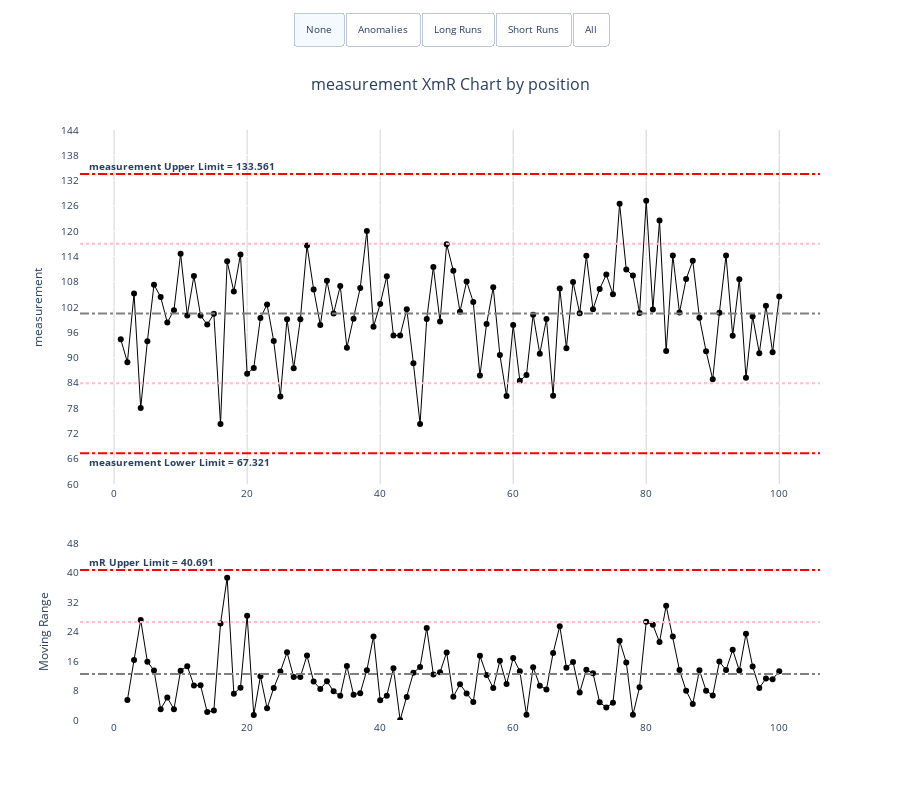

Notebook cell for this chart:
### Code cell
# Numeric example
numeric_data = pd.DataFrame({
    'position': range(1, 101),
    'measurement': np.random.normal(100, 10, 100)
})

xmr_numeric = xmr.XmR(
    data=numeric_data,
    x_ser_name='position',
    y_ser_name='measurement',
    x_type='numeric',
    chart_height=800,
    # period_breaks=[40, 45],
)

xmr_numeric.xmr_chart

### Figure 1 — Plotly figure (JSON) as saved in the notebook; plotly's stock layout.template omitted (floating-point values rounded to 4 significant figures; data arrays with more than 128 entries replaced by an {"elided": "..."} marker saying what was removed)
{"data": [{"customdata": {"elided": "100x2 float values"}, "hovertemplate": "<b>Position:</b> %{x}<br><b>Value:</b> %{y:,.2f}<br><b>Mean:</b>%{customdata[0]:,.2f}<br><extra></extra>", "line": {"color": "black", "width": 1}, "marker": {"color": "black", "size": 6}, "mode": "lines+markers", "name": "measurement", "type": "scatter", "x": [1, 2, 3, 4, 5, 6, 7, 8, 9, 10, 11, 12, 13, 14, 15, 16, 17, 18, 19, 20, 21, 22, 23, 24, 25, 26, 27, 28, 29, 30, 31, 32, 33, 34, 35, 36, 37, 38, 39, 40, 41, 42, 43, 44, 45, 46, 47, 48, 49, 50, 51, 52, 53, 54, 55, 56, 57, 58, 59, 60, 61, 62, 63, 64, 65, 66, 67, 68, 69, 70, 71, 72, 73, 74, 75, 76, 77, 78, 79, 80, 81, 82, 83, 84, 85, 86, 87, 88, 89, 90, 91, 92, 93, 94, 95, 96, 97, 98, 99, 100], "xaxis": "x", "y": [94.32, 88.9, 105.2, 78.05, 93.88, 107.3, 104.4, 98.31, 101.2, 114.6, 100.0, 109.4, 99.97, 97.83, 100.4, 74.22, 112.8, 105.7, 114.4, 86.16, 87.54, 99.42, 102.6, 93.91, 80.78, 99.12, 87.46, 99.1, 116.6, 106.2, 97.75, 108.2, 100.5, 107.0, 92.35, 99.22, 106.5, 120.0, 97.34, 102.7, 109.3, 95.24, 95.23, 101.5, 88.66, 74.26, 99.17, 111.5, 98.56, 116.9, 110.6, 100.9, 108.1, 103.2, 85.74, 97.97, 106.7, 90.61, 80.87, 97.7, 84.48, 85.87, 100.2, 90.88, 99.13, 80.97, 106.4, 92.21, 107.9, 100.5, 114.1, 101.5, 106.3, 109.7, 105.0, 126.5, 110.9, 109.5, 100.5, 127.2, 101.4, 122.5, 91.54, 114.2, 100.7, 108.6, 113.0, 99.46, 91.5, 84.83, 100.7, 114.2, 95.19, 108.6, 85.22, 99.76, 91.05, 102.3, 91.27, 104.5], "yaxis": "y"}, {"customdata": {"elided": "100x2 float values"}, "hovertemplate": "<b>Position:</b> %{x}<br><b>Range:</b> %{y:,.2f}<br><b>Mean:</b>%{customdata[0]:,.2f}<br><extra></extra>", "line": {"color": "black", "width": 1}, "marker": {"color": "black", "size": 6}, "mode": "lines+markers", "name": "Moving Range", "type": "scatter", "x": [1, 2, 3, 4, 5, 6, 7, 8, 9, 10, 11, 12, 13, 14, 15, 16, 17, 18, 19, 20, 21, 22, 23, 24, 25, 26, 27, 28, 29, 30, 31, 32, 33, 34, 35, 36, 37, 38, 39, 40, 41, 42, 43, 44, 45, 46, 47, 48, 49, 50, 51, 52, 53, 54, 55, 56, 57, 58, 59, 60, 61, 62, 63, 64, 65, 66, 67, 68, 69, 70, 71, 72, 73, 74, 75, 76, 77, 78, 79, 80, 81, 82, 83, 84, 85, 86, 87, 88, 89, 90, 91, 92, 93, 94, 95, 96, 97, 98, 99, 100], "xaxis": "x2", "y": [null, 5.42, 16.28, 27.13, 15.83, 13.42, 2.918, 6.071, 2.937, 13.37, 14.61, 9.357, 9.391, 2.14, 2.545, 26.15, 38.6, 7.15, 8.766, 28.28, 1.38, 11.87, 3.173, 8.681, 13.13, 18.34, 11.66, 11.64, 17.52, 10.43, 8.431, 10.48, 7.779, 6.55, 14.65, 6.871, 7.274, 13.52, 22.67, 5.347, 6.606, 14.05, 0.01017, 6.236, 12.81, 14.4, 24.92, 12.32, 12.93, 18.34, 6.313, 9.693, 7.173, 4.872, 17.45, 12.22, 8.705, 16.06, 9.742, 16.83, 13.23, 1.391, 14.32, 9.307, 8.255, 18.17, 25.44, 14.19, 15.73, 7.444, 13.64, 12.65, 4.807, 3.4, 4.666, 21.46, 15.62, 1.424, 8.904, 26.64, 25.8, 21.13, 30.98, 22.67, 13.54, 7.958, 4.362, 13.52, 7.964, 6.668, 15.83, 13.57, 19.04, 13.4, 23.36, 14.53, 8.703, 11.24, 11.02, 13.25], "yaxis": "y2"}, {"marker": {"color": "red", "size": 8, "symbol": "cross"}, "mode": "markers", "texttemplate": "%{y}", "type": "scatter", "visible": false, "x": [], "xaxis": "x", "y": [], "yaxis": "y"}, {"marker": {"color": "red", "size": 8, "symbol": "cross"}, "mode": "markers", "type": "scatter", "visible": false, "x": [], "xaxis": "x2", "y": [], "yaxis": "y2"}], "layout": {"annotations": [{"font": {"size": 16}, "showarrow": false, "text": "measurement XmR Chart by position", "x": 0.5, "xanchor": "center", "xref": "paper", "y": 1.1, "yanchor": "top", "yref": "paper"}, {"font": {"size": 10}, "showarrow": false, "text": "<b>mR Upper Limit = 40.691</b>", "x": 0.01, "xanchor": "left", "xref": "paper", "y": 42.73, "yanchor": "auto", "yref": "y2"}, {"font": {"size": 10}, "showarrow": false, "text": "<b>measurement Upper Limit = 133.561</b>", "x": 0.01, "xanchor": "left", "xref": "paper", "y": 135.5, "yanchor": "auto", "yref": "y"}, {"font": {"size": 10}, "showarrow": false, "text": "<b>measurement Lower Limit = 67.321</b>", "x": 0.01, "xanchor": "left", "xref": "paper", "y": 65.33, "yanchor": "auto", "yref": "y"}], "font": {"size": 10}, "height": 800, "hovermode": "x", "plot_bgcolor": "white", "shapes": [{"line": {"color": "gray", "dash": "dashdot"}, "type": "line", "x0": 0, "x1": 1, "xref": "x domain", "y0": 100.4, "y1": 100.4, "yref": "y"}, {"line": {"color": "red", "dash": "dashdot"}, "type": "line", "x0": 0, "x1": 1, "xref": "x domain", "y0": 133.6, "y1": 133.6, "yref": "y"}, {"line": {"color": "red", "dash": "dashdot"}, "type": "line", "x0": 0, "x1": 1, "xref": "x domain", "y0": 67.32, "y1": 67.32, "yref": "y"}, {"line": {"color": "pink", "dash": "dot"}, "type": "line", "x0": 0, "x1": 1, "xref": "x domain", "y0": 117.0, "y1": 117.0, "yref": "y"}, {"line": {"color": "pink", "dash": "dot"}, "type": "line", "x0": 0, "x1": 1, "xref": "x domain", "y0": 83.88, "y1": 83.88, "yref": "y"}, {"line": {"color": "gray", "dash": "dashdot"}, "type": "line", "x0": 0, "x1": 1, "xref": "x domain", "y0": 12.45, "y1": 12.45, "yref": "y2"}, {"line": {"color": "red", "dash": "dashdot"}, "type": "line", "x0": 0, "x1": 1, "xref": "x domain", "y0": 40.69, "y1": 40.69, "yref": "y2"}, {"line": {"color": "pink", "dash": "dot"}, "type": "line", "x0": 0, "x1": 1, "xref": "x domain", "y0": 26.57, "y1": 26.57, "yref": "y2"}], "showlegend": false, "updatemenus": [{"active": 0, "buttons": [{"args": [{"visible": [true, true, false, false]}, {"annotations": [{"font": {"size": 16}, "showarrow": false, "text": "measurement XmR Chart by position", "x": 0.5, "xanchor": "center", "xref": "paper", "y": 1.1, "yanchor": "top", "yref": "paper"}, {"font": {"size": 10}, "showarrow": false, "text": "<b>mR Upper Limit = 40.691</b>", "x": 0.01, "xanchor": "left", "xref": "paper", "y": 42.73, "yanchor": "auto", "yref": "y2"}, {"font": {"size": 10}, "showarrow": false, "text": "<b>measurement Upper Limit = 133.561</b>", "x": 0.01, "xanchor": "left", "xref": "paper", "y": 135.5, "yanchor": "auto", "yref": "y"}, {"font": {"size": 10}, "showarrow": false, "text": "<b>measurement Lower Limit = 67.321</b>", "x": 0.01, "xanchor": "left", "xref": "paper", "y": 65.33, "yanchor": "auto", "yref": "y"}], "shapes": [{"line": {"color": "gray", "dash": "dashdot"}, "type": "line", "x0": 0, "x1": 1, "xref": "x domain", "y0": 100.4, "y1": 100.4, "yref": "y"}, {"line": {"color": "red", "dash": "dashdot"}, "type": "line", "x0": 0, "x1": 1, "xref": "x domain", "y0": 133.6, "y1": 133.6, "yref": "y"}, {"line": {"color": "red", "dash": "dashdot"}, "type": "line", "x0": 0, "x1": 1, "xref": "x domain", "y0": 67.32, "y1": 67.32, "yref": "y"}, {"line": {"color": "pink", "dash": "dot"}, "type": "line", "x0": 0, "x1": 1, "xref": "x domain", "y0": 117.0, "y1": 117.0, "yref": "y"}, {"line": {"color": "pink", "dash": "dot"}, "type": "line", "x0": 0, "x1": 1, "xref": "x domain", "y0": 83.88, "y1": 83.88, "yref": "y"}, {"line": {"color": "gray", "dash": "dashdot"}, "type": "line", "x0": 0, "x1": 1, "xref": "x domain", "y0": 12.45, "y1": 12.45, "yref": "y2"}, {"line": {"color": "red", "dash": "dashdot"}, "type": "line", "x0": 0, "x1": 1, "xref": "x domain", "y0": 40.69, "y1": 40.69, "yref": "y2"}, {"line": {"color": "pink", "dash": "dot"}, "type": "line", "x0": 0, "x1": 1, "xref": "x domain", "y0": 26.57, "y1": 26.57, "yref": "y2"}]}], "label": "None", "method": "update"}, {"args": [{"visible": [true, true, true, true]}, {"annotations": [{"font": {"size": 16}, "showarrow": false, "text": "measurement XmR Chart by position", "x": 0.5, "xanchor": "center", "xref": "paper", "y": 1.1, "yanchor": "top", "yref": "paper"}, {"font": {"size": 10}, "showarrow": false, "text": "<b>mR Upper Limit = 40.691</b>", "x": 0.01, "xanchor": "left", "xref": "paper", "y": 42.73, "yanchor": "auto", "yref": "y2"}, {"font": {"size": 10}, "showarrow": false, "text": "<b>measurement Upper Limit = 133.561</b>", "x": 0.01, "xanchor": "left", "xref": "paper", "y": 135.5, "yanchor": "auto", "yref": "y"}, {"font": {"size": 10}, "showarrow": false, "text": "<b>measurement Lower Limit = 67.321</b>", "x": 0.01, "xanchor": "left", "xref": "paper", "y": 65.33, "yanchor": "auto", "yref": "y"}], "shapes": [{"line": {"color": "gray", "dash": "dashdot"}, "type": "line", "x0": 0, "x1": 1, "xref": "x domain", "y0": 100.4, "y1": 100.4, "yref": "y"}, {"line": {"color": "red", "dash": "dashdot"}, "type": "line", "x0": 0, "x1": 1, "xref": "x domain", "y0": 133.6, "y1": 133.6, "yref": "y"}, {"line": {"color": "red", "dash": "dashdot"}, "type": "line", "x0": 0, "x1": 1, "xref": "x domain", "y0": 67.32, "y1": 67.32, "yref": "y"}, {"line": {"color": "pink", "dash": "dot"}, "type": "line", "x0": 0, "x1": 1, "xref": "x domain", "y0": 117.0, "y1": 117.0, "yref": "y"}, {"line": {"color": "pink", "dash": "dot"}, "type": "line", "x0": 0, "x1": 1, "xref": "x domain", "y0": 83.88, "y1": 83.88, "yref": "y"}, {"line": {"color": "gray", "dash": "dashdot"}, "type": "line", "x0": 0, "x1": 1, "xref": "x domain", "y0": 12.45, "y1": 12.45, "yref": "y2"}, {"line": {"color": "red", "dash": "dashdot"}, "type": "line", "x0": 0, "x1": 1, "xref": "x domain", "y0": 40.69, "y1": 40.69, "yref": "y2"}, {"line": {"color": "pink", "dash": "dot"}, "type": "line", "x0": 0, "x1": 1, "xref": "x domain", "y0": 26.57, "y1": 26.57, "yref": "y2"}]}], "label": "Anomalies", "method": "update"}, {"args": [{"visible": [true, true, false, false]}, {"annotations": [{"font": {"size": 16}, "showarrow": false, "text": "measurement XmR Chart by position", "x": 0.5, "xanchor": "center", "xref": "paper", "y": 1.1, "yanchor": "top", "yref": "paper"}, {"font": {"size": 10}, "showarrow": false, "text": "<b>mR Upper Limit = 40.691</b>", "x": 0.01, "xanchor": "left", "xref": "paper", "y": 42.73, "yanchor": "auto", "yref": "y2"}, {"font": {"size": 10}, "showarrow": false, "text": "<b>measurement Upper Limit = 133.561</b>", "x": 0.01, "xanchor": "left", "xref": "paper", "y": 135.5, "yanchor": "auto", "yref": "y"}, {"font": {"size": 10}, "showarrow": false, "text": "<b>measurement Lower Limit = 67.321</b>", "x": 0.01, "xanchor": "left", "xref": "paper", "y": 65.33, "yanchor": "auto", "yref": "y"}], "shapes": [{"line": {"color": "gray", "dash": "dashdot"}, "type": "line", "x0": 0, "x1": 1, "xref": "x domain", "y0": 100.4, "y1": 100.4, "yref": "y"}, {"line": {"color": "red", "dash": "dashdot"}, "type": "line", "x0": 0, "x1": 1, "xref": "x domain", "y0": 133.6, "y1": 133.6, "yref": "y"}, {"line": {"color": "red", "dash": "dashdot"}, "type": "line", "x0": 0, "x1": 1, "xref": "x domain", "y0": 67.32, "y1": 67.32, "yref": "y"}, {"line": {"color": "pink", "dash": "dot"}, "type": "line", "x0": 0, "x1": 1, "xref": "x domain", "y0": 117.0, "y1": 117.0, "yref": "y"}, {"line": {"color": "pink", "dash": "dot"}, "type": "line", "x0": 0, "x1": 1, "xref": "x domain", "y0": 83.88, "y1": 83.88, "yref": "y"}, {"line": {"color": "gray", "dash": "dashdot"}, "type": "line", "x0": 0, "x1": 1, "xref": "x domain", "y0": 12.45, "y1": 12.45, "yref": "y2"}, {"line": {"color": "red", "dash": "dashdot"}, "type": "line", "x0": 0, "x1": 1, "xref": "x domain", "y0": 40.69, "y1": 40.69, "yref": "y2"}, {"line": {"color": "pink", "dash": "dot"}, "type": "line", "x0": 0, "x1": 1, "xref": "x domain", "y0": 26.57, "y1": 26.57, "yref": "y2"}, {"fillcolor": "pink", "line": {"color": "purple", "dash": "longdashdot", "width": 2}, "name": "Long Run", "opacity": 0.2, "path": "M 58 94.81497877475918 L 59 85.0726852549367 L 60 101.90279604150808 L 61 88.67510136302329 L 62 90.06600393944454 L 63 104.38475375163215 L 64 95.07733320994298 L 65 103.33195842864222 L 66 85.16516817999376 L 66 76.76516817999375 L 65 94.93195842864222 L 64 86.67733320994297 L 63 95.98475375163214 L 62 81.66600393944454 L 61 80.27510136302328 L 60 93.50279604150808 L 59 76.6726852549367 L 58 86.41497877475918 Z", "type": "path"}, {"fillcolor": "pink", "line": {"color": "purple", "dash": "longdashdot", "width": 2}, "name": "Long Run", "opacity": 0.2, "path": "M 69 112.14355926861374 L 70 104.6993696232328 L 71 118.34055239107434 L 72 105.68859841395697 L 73 110.49594813262254 L 74 113.89545113659337 L 75 109.22946719354414 L 76 130.69407126900063 L 77 115.07618945371931 L 78 113.65241379064402 L 79 104.7482916271029 L 80 131.3909136783542 L 81 105.58769879077123 L 82 126.7187103186942 L 82 118.3187103186942 L 81 97.18769879077122 L 80 122.9909136783542 L 79 96.3482916271029 L 78 105.25241379064401 L 77 106.6761894537193 L 76 122.29407126900064 L 75 100.82946719354413 L 74 105.49545113659336 L 73 102.09594813262254 L 72 97.28859841395696 L 71 109.94055239107433 L 70 96.29936962323279 L 69 103.74355926861374 Z", "type": "path"}]}], "label": "Long Runs", "method": "update"}, {"args": [{"visible": [true, true, false, false]}, {"annotations": [{"font": {"size": 16}, "showarrow": false, "text": "measurement XmR Chart by position", "x": 0.5, "xanchor": "center", "xref": "paper", "y": 1.1, "yanchor": "top", "yref": "paper"}, {"font": {"size": 10}, "showarrow": false, "text": "<b>mR Upper Limit = 40.691</b>", "x": 0.01, "xanchor": "left", "xref": "paper", "y": 42.73, "yanchor": "auto", "yref": "y2"}, {"font": {"size": 10}, "showarrow": false, "text": "<b>measurement Upper Limit = 133.561</b>", "x": 0.01, "xanchor": "left", "xref": "paper", "y": 135.5, "yanchor": "auto", "yref": "y"}, {"font": {"size": 10}, "showarrow": false, "text": "<b>measurement Lower Limit = 67.321</b>", "x": 0.01, "xanchor": "left", "xref": "paper", "y": 65.33, "yanchor": "auto", "yref": "y"}], "shapes": [{"line": {"color": "gray", "dash": "dashdot"}, "type": "line", "x0": 0, "x1": 1, "xref": "x domain", "y0": 100.4, "y1": 100.4, "yref": "y"}, {"line": {"color": "red", "dash": "dashdot"}, "type": "line", "x0": 0, "x1": 1, "xref": "x domain", "y0": 133.6, "y1": 133.6, "yref": "y"}, {"line": {"color": "red", "dash": "dashdot"}, "type": "line", "x0": 0, "x1": 1, "xref": "x domain", "y0": 67.32, "y1": 67.32, "yref": "y"}, {"line": {"color": "pink", "dash": "dot"}, "type": "line", "x0": 0, "x1": 1, "xref": "x domain", "y0": 117.0, "y1": 117.0, "yref": "y"}, {"line": {"color": "pink", "dash": "dot"}, "type": "line", "x0": 0, "x1": 1, "xref": "x domain", "y0": 83.88, "y1": 83.88, "yref": "y"}, {"line": {"color": "gray", "dash": "dashdot"}, "type": "line", "x0": 0, "x1": 1, "xref": "x domain", "y0": 12.45, "y1": 12.45, "yref": "y2"}, {"line": {"color": "red", "dash": "dashdot"}, "type": "line", "x0": 0, "x1": 1, "xref": "x domain", "y0": 40.69, "y1": 40.69, "yref": "y2"}, {"line": {"color": "pink", "dash": "dot"}, "type": "line", "x0": 0, "x1": 1, "xref": "x domain", "y0": 26.57, "y1": 26.57, "yref": "y2"}]}], "label": "Short Runs", "method": "update"}, {"args": [{"visible": [true, true, true, true]}, {"annotations": [{"font": {"size": 16}, "showarrow": false, "text": "measurement XmR Chart by position", "x": 0.5, "xanchor": "center", "xref": "paper", "y": 1.1, "yanchor": "top", "yref": "paper"}, {"font": {"size": 10}, "showarrow": false, "text": "<b>mR Upper Limit = 40.691</b>", "x": 0.01, "xanchor": "left", "xref": "paper", "y": 42.73, "yanchor": "auto", "yref": "y2"}, {"font": {"size": 10}, "showarrow": false, "text": "<b>measurement Upper Limit = 133.561</b>", "x": 0.01, "xanchor": "left", "xref": "paper", "y": 135.5, "yanchor": "auto", "yref": "y"}, {"font": {"size": 10}, "showarrow": false, "text": "<b>measurement Lower Limit = 67.321</b>", "x": 0.01, "xanchor": "left", "xref": "paper", "y": 65.33, "yanchor": "auto", "yref": "y"}], "shapes": [{"line": {"color": "gray", "dash": "dashdot"}, "type": "line", "x0": 0, "x1": 1, "xref": "x domain", "y0": 100.4, "y1": 100.4, "yref": "y"}, {"line": {"color": "red", "dash": "dashdot"}, "type": "line", "x0": 0, "x1": 1, "xref": "x domain", "y0": 133.6, "y1": 133.6, "yref": "y"}, {"line": {"color": "red", "dash": "dashdot"}, "type": "line", "x0": 0, "x1": 1, "xref": "x domain", "y0": 67.32, "y1": 67.32, "yref": "y"}, {"line": {"color": "pink", "dash": "dot"}, "type": "line", "x0": 0, "x1": 1, "xref": "x domain", "y0": 117.0, "y1": 117.0, "yref": "y"}, {"line": {"color": "pink", "dash": "dot"}, "type": "line", "x0": 0, "x1": 1, "xref": "x domain", "y0": 83.88, "y1": 83.88, "yref": "y"}, {"line": {"color": "gray", "dash": "dashdot"}, "type": "line", "x0": 0, "x1": 1, "xref": "x domain", "y0": 12.45, "y1": 12.45, "yref": "y2"}, {"line": {"color": "red", "dash": "dashdot"}, "type": "line", "x0": 0, "x1": 1, "xref": "x domain", "y0": 40.69, "y1": 40.69, "yref": "y2"}, {"line": {"color": "pink", "dash": "dot"}, "type": "line", "x0": 0, "x1": 1, "xref": "x domain", "y0": 26.57, "y1": 26.57, "yref": "y2"}, {"fillcolor": "pink", "line": {"color": "purple", "dash": "longdashdot", "width": 2}, "name": "Long Run", "opacity": 0.2, "path": "M 58 94.81497877475918 L 59 85.0726852549367 L 60 101.90279604150808 L 61 88.67510136302329 L 62 90.06600393944454 L 63 104.38475375163215 L 64 95.07733320994298 L 65 103.33195842864222 L 66 85.16516817999376 L 66 76.76516817999375 L 65 94.93195842864222 L 64 86.67733320994297 L 63 95.98475375163214 L 62 81.66600393944454 L 61 80.27510136302328 L 60 93.50279604150808 L 59 76.6726852549367 L 58 86.41497877475918 Z", "type": "path"}, {"fillcolor": "pink", "line": {"color": "purple", "dash": "longdashdot", "width": 2}, "name": "Long Run", "opacity": 0.2, "path": "M 69 112.14355926861374 L 70 104.6993696232328 L 71 118.34055239107434 L 72 105.68859841395697 L 73 110.49594813262254 L 74 113.89545113659337 L 75 109.22946719354414 L 76 130.69407126900063 L 77 115.07618945371931 L 78 113.65241379064402 L 79 104.7482916271029 L 80 131.3909136783542 L 81 105.58769879077123 L 82 126.7187103186942 L 82 118.3187103186942 L 81 97.18769879077122 L 80 122.9909136783542 L 79 96.3482916271029 L 78 105.25241379064401 L 77 106.6761894537193 L 76 122.29407126900064 L 75 100.82946719354413 L 74 105.49545113659336 L 73 102.09594813262254 L 72 97.28859841395696 L 71 109.94055239107433 L 70 96.29936962323279 L 69 103.74355926861374 Z", "type": "path"}]}], "label": "All", "method": "update"}], "direction": "right", "type": "buttons", "x": 0.5, "xanchor": "center", "y": 1.2}], "xaxis": {"anchor": "y", "automargin": true, "domain": [0, 1], "gridcolor": "lightgray", "showgrid": true, "showline": true, "showspikes": true, "showticklabels": true, "spikemode": "across+toaxis", "spikesnap": "cursor", "tickangle": 0, "tickformat": "d", "ticklabelmode": "period", "type": "linear", "zeroline": false}, "xaxis2": {"anchor": "y2", "domain": [0, 1]}, "yaxis": {"anchor": "x", "domain": [0.4, 1], "dtick": 6, "range": [60, 144], "tickformat": "0", "title": {"text": "measurement"}}, "yaxis2": {"anchor": "x2", "domain": [0, 0.3], "dtick": 8, "range": [0, 48], "tickformat": "0", "title": {"text": "Moving Range"}}}}
